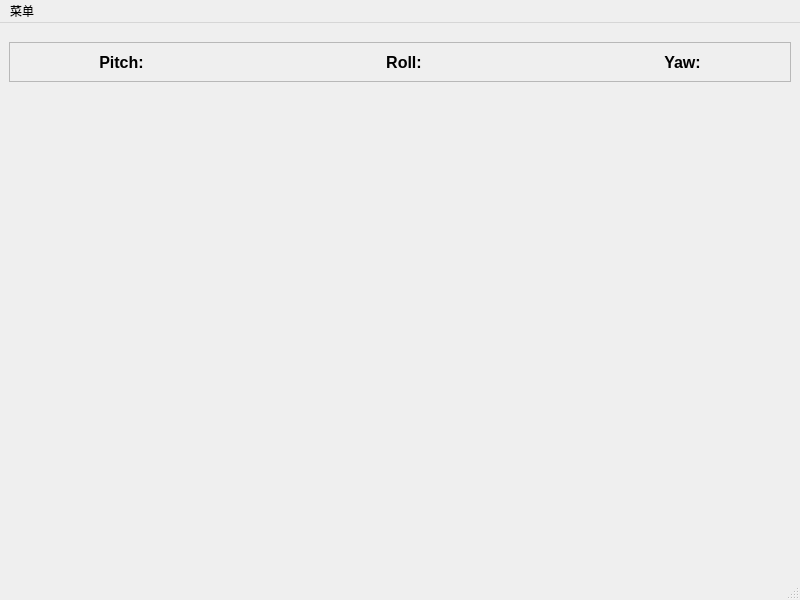
<?xml version="1.0" encoding="UTF-8"?>
<ui version="4.0">
 <class>MainWindow</class>
 <widget class="QMainWindow" name="MainWindow">
  <property name="geometry">
   <rect>
    <x>0</x>
    <y>0</y>
    <width>800</width>
    <height>600</height>
   </rect>
  </property>
  <property name="windowTitle">
   <string>MainWindow</string>
  </property>
  <widget class="QWidget" name="centralwidget">
   <layout class="QVBoxLayout" name="verticalLayout_3">
    <item>
     <layout class="QVBoxLayout" name="verticalLayout_2">
      <item>
       <spacer name="verticalSpacer_2">
        <property name="orientation">
         <enum>Qt::Vertical</enum>
        </property>
        <property name="sizeType">
         <enum>QSizePolicy::Fixed</enum>
        </property>
        <property name="sizeHint" stdset="0">
         <size>
          <width>20</width>
          <height>10</height>
         </size>
        </property>
       </spacer>
      </item>
      <item>
       <widget class="QFrame" name="frame">
        <property name="sizePolicy">
         <sizepolicy hsizetype="Preferred" vsizetype="Fixed">
          <horstretch>0</horstretch>
          <verstretch>0</verstretch>
         </sizepolicy>
        </property>
        <property name="frameShape">
         <enum>QFrame::StyledPanel</enum>
        </property>
        <property name="frameShadow">
         <enum>QFrame::Raised</enum>
        </property>
        <layout class="QHBoxLayout" name="horizontalLayout_4">
         <item>
          <spacer name="horizontalSpacer_5">
           <property name="orientation">
            <enum>Qt::Horizontal</enum>
           </property>
           <property name="sizeType">
            <enum>QSizePolicy::Minimum</enum>
           </property>
           <property name="sizeHint" stdset="0">
            <size>
             <width>40</width>
             <height>20</height>
            </size>
           </property>
          </spacer>
         </item>
         <item>
          <layout class="QHBoxLayout" name="horizontalLayout_3">
           <item>
            <spacer name="horizontalSpacer_3">
             <property name="orientation">
              <enum>Qt::Horizontal</enum>
             </property>
             <property name="sizeType">
              <enum>QSizePolicy::Minimum</enum>
             </property>
             <property name="sizeHint" stdset="0">
              <size>
               <width>40</width>
               <height>20</height>
              </size>
             </property>
            </spacer>
           </item>
           <item>
            <widget class="QLabel" name="label_pitch">
             <property name="font">
              <font>
               <pointsize>12</pointsize>
               <bold>true</bold>
              </font>
             </property>
             <property name="layoutDirection">
              <enum>Qt::LeftToRight</enum>
             </property>
             <property name="text">
              <string>Pitch:</string>
             </property>
             <property name="alignment">
              <set>Qt::AlignCenter</set>
             </property>
            </widget>
           </item>
           <item>
            <spacer name="horizontalSpacer">
             <property name="orientation">
              <enum>Qt::Horizontal</enum>
             </property>
             <property name="sizeHint" stdset="0">
              <size>
               <width>40</width>
               <height>20</height>
              </size>
             </property>
            </spacer>
           </item>
           <item>
            <widget class="QLabel" name="label_roll">
             <property name="font">
              <font>
               <pointsize>12</pointsize>
               <bold>true</bold>
              </font>
             </property>
             <property name="layoutDirection">
              <enum>Qt::LeftToRight</enum>
             </property>
             <property name="text">
              <string>Roll:</string>
             </property>
             <property name="alignment">
              <set>Qt::AlignCenter</set>
             </property>
            </widget>
           </item>
           <item>
            <spacer name="horizontalSpacer_2">
             <property name="orientation">
              <enum>Qt::Horizontal</enum>
             </property>
             <property name="sizeHint" stdset="0">
              <size>
               <width>40</width>
               <height>20</height>
              </size>
             </property>
            </spacer>
           </item>
           <item>
            <widget class="QLabel" name="label_yaw">
             <property name="font">
              <font>
               <pointsize>12</pointsize>
               <bold>true</bold>
              </font>
             </property>
             <property name="layoutDirection">
              <enum>Qt::LeftToRight</enum>
             </property>
             <property name="text">
              <string>Yaw:</string>
             </property>
             <property name="alignment">
              <set>Qt::AlignCenter</set>
             </property>
            </widget>
           </item>
           <item>
            <spacer name="horizontalSpacer_4">
             <property name="orientation">
              <enum>Qt::Horizontal</enum>
             </property>
             <property name="sizeType">
              <enum>QSizePolicy::Minimum</enum>
             </property>
             <property name="sizeHint" stdset="0">
              <size>
               <width>40</width>
               <height>20</height>
              </size>
             </property>
            </spacer>
           </item>
          </layout>
         </item>
         <item>
          <spacer name="horizontalSpacer_6">
           <property name="orientation">
            <enum>Qt::Horizontal</enum>
           </property>
           <property name="sizeType">
            <enum>QSizePolicy::Minimum</enum>
           </property>
           <property name="sizeHint" stdset="0">
            <size>
             <width>40</width>
             <height>20</height>
            </size>
           </property>
          </spacer>
         </item>
        </layout>
       </widget>
      </item>
      <item>
       <spacer name="verticalSpacer">
        <property name="orientation">
         <enum>Qt::Vertical</enum>
        </property>
        <property name="sizeType">
         <enum>QSizePolicy::Fixed</enum>
        </property>
        <property name="sizeHint" stdset="0">
         <size>
          <width>5</width>
          <height>10</height>
         </size>
        </property>
       </spacer>
      </item>
      <item>
       <widget class="QtCharts::QChartView" name="widget_graph" native="true"/>
      </item>
     </layout>
    </item>
   </layout>
  </widget>
  <widget class="QMenuBar" name="menubar">
   <property name="geometry">
    <rect>
     <x>0</x>
     <y>0</y>
     <width>800</width>
     <height>17</height>
    </rect>
   </property>
   <widget class="QMenu" name="menu">
    <property name="title">
     <string>菜单</string>
    </property>
    <addaction name="action_start"/>
    <addaction name="action_stop"/>
    <addaction name="action_save"/>
    <addaction name="action_continue"/>
   </widget>
   <addaction name="menu"/>
  </widget>
  <widget class="QStatusBar" name="statusbar"/>
  <action name="action_start">
   <property name="text">
    <string>开始</string>
   </property>
  </action>
  <action name="action_stop">
   <property name="text">
    <string>暂停</string>
   </property>
   <property name="toolTip">
    <string>暂停</string>
   </property>
  </action>
  <action name="action_save">
   <property name="text">
    <string>保存数据</string>
   </property>
  </action>
  <action name="action_continue">
   <property name="text">
    <string>继续</string>
   </property>
  </action>
 </widget>
 <customwidgets>
  <customwidget>
   <class>QtCharts::QChartView</class>
   <extends>QWidget</extends>
   <header location="global">QtCharts/QChartView</header>
   <container>1</container>
  </customwidget>
 </customwidgets>
 <resources/>
 <connections/>
</ui>
